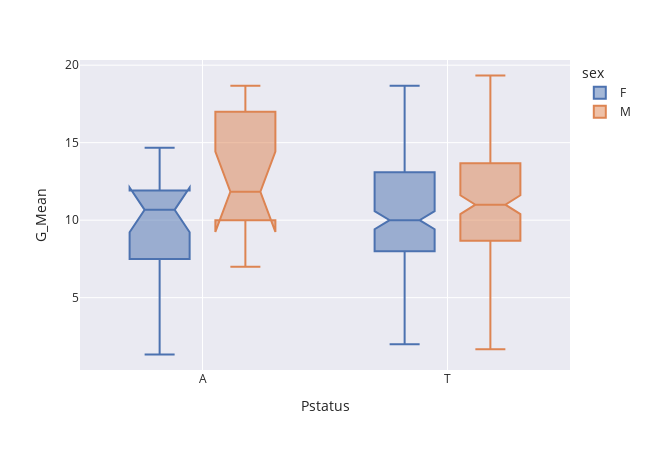

Source (notebook cell):
### Code cell
ex.box(x='Pstatus',y = 'G_Mean', color='sex',data_frame=df,template='seaborn', 
       notched=True, width=650, height=450)

### Figure 1 — Plotly figure (JSON) as saved in the notebook; plotly's stock layout.template omitted (floating-point values rounded to 4 significant figures; data arrays with more than 128 entries replaced by an {"elided": "..."} marker saying what was removed)
{"data": [{"alignmentgroup": "True", "hovertemplate": "sex=F<br>Pstatus=%{x}<br>G_Mean=%{y}<extra></extra>", "legendgroup": "F", "marker": {"color": "rgb(76,114,176)"}, "name": "F", "notched": true, "offsetgroup": "F", "orientation": "v", "showlegend": true, "type": "box", "x": {"elided": "208 str values"}, "x0": " ", "xaxis": "x", "y": {"elided": "208 float values"}, "y0": " ", "yaxis": "y"}, {"alignmentgroup": "True", "hovertemplate": "sex=M<br>Pstatus=%{x}<br>G_Mean=%{y}<extra></extra>", "legendgroup": "M", "marker": {"color": "rgb(221,132,82)"}, "name": "M", "notched": true, "offsetgroup": "M", "orientation": "v", "showlegend": true, "type": "box", "x": {"elided": "187 str values"}, "x0": " ", "xaxis": "x", "y": {"elided": "187 float values"}, "y0": " ", "yaxis": "y"}], "layout": {"boxmode": "group", "height": 450, "legend": {"title": {"text": "sex"}, "tracegroupgap": 0}, "margin": {"t": 60}, "width": 650, "xaxis": {"anchor": "y", "domain": [0, 1], "title": {"text": "Pstatus"}}, "yaxis": {"anchor": "x", "domain": [0, 1], "title": {"text": "G_Mean"}}}}
